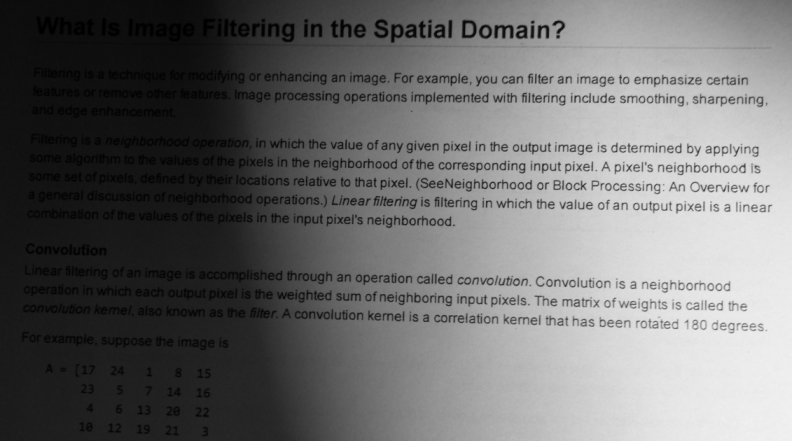
#> input picture 0315/test3.png, 792 x 441 px
$ python thresholding.py
#> lines starting #> are read from the running program, lines starting #| are printed output that depends on the picture; after the words box and inside, x2 and y2 are one past the last pixel; in counts of white or black regions, pixels touching at a corner belong together
import cv2

image = cv2.imread("./test3.png")
#> image is the input picture: shape (441, 792, 3); min 0, max 241, mean 110.1

Gray = cv2.cvtColor(image, cv2.COLOR_BGR2GRAY)
cv2.imshow("Gray image", Gray)

# Global
ret, dst = cv2.threshold(Gray, 127,255, cv2.THRESH_BINARY)
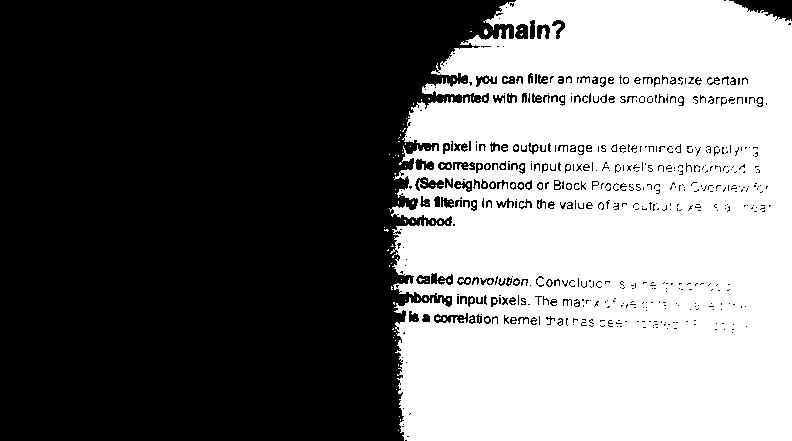
#> dst: shape (441, 792); 44.4% white; 133 white regions (132 under 20 px), largest, box (x1, y1, x2, y2) and area: (389, 0, 792, 441) 154413

# Adaptive
# dst = cv2.adaptiveThreshold(Gray, 255, cv2.ADAPTIVE_THRESH_GAUSSIAN_C,
#                             cv2.THRESH_BINARY, 15, 4)

cv2.imshow("Binarized image", dst)
cv2.waitKey(0)
cv2.destroyAllWindows()

$ run again, with 0315/test_image.jpg saved as 0315/test3.png
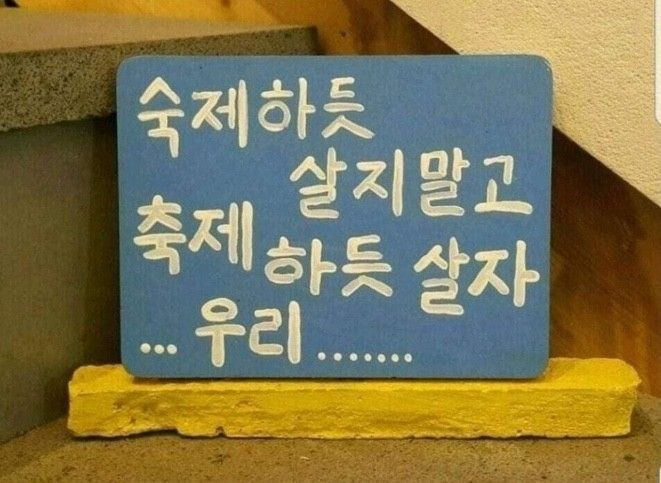
#> input picture 0315/test_image.jpg, 661 x 483 px
#> image is the input picture: shape (483, 661, 3); mean B, G, R 81.2, 118.9, 127.4
#> `Gray = cv2.cvtColor(image, cv2.COLOR_BGR2GRAY)`:
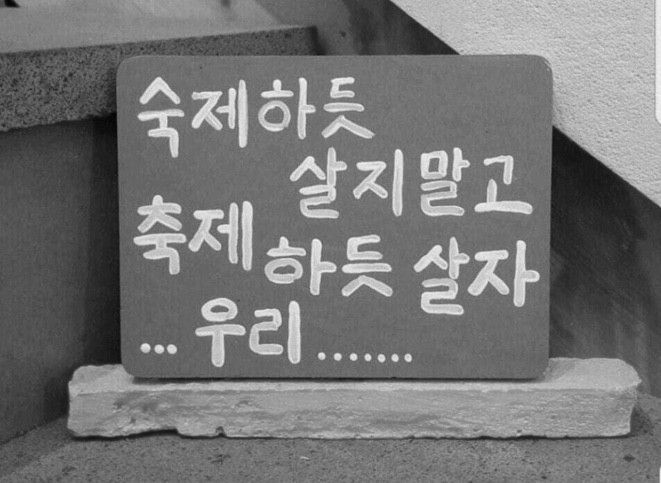
#> Gray: shape (483, 661); min 1, max 250, mean 117.1
#> `ret, dst = cv2.threshold(Gray, 127,255, cv2.THRESH_BINARY)`:
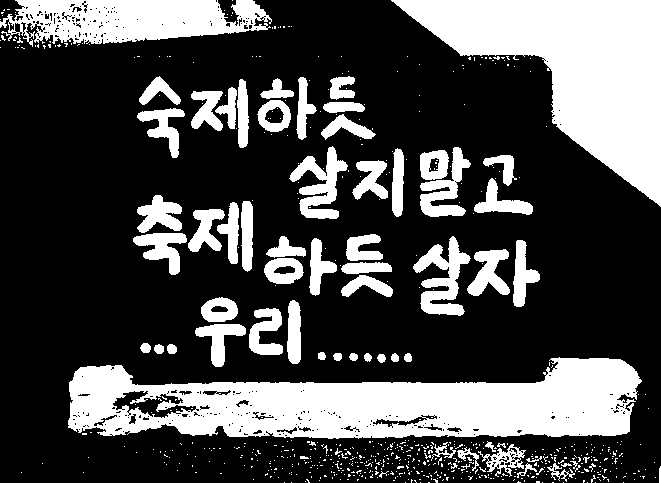
#> dst: shape (483, 661); 30.2% white; 685 white regions (621 under 20 px), largest, box (x1, y1, x2, y2) and area: (68, 357, 642, 439) 30199, (391, 0, 661, 207) 25119, (0, 0, 272, 47) 8630
